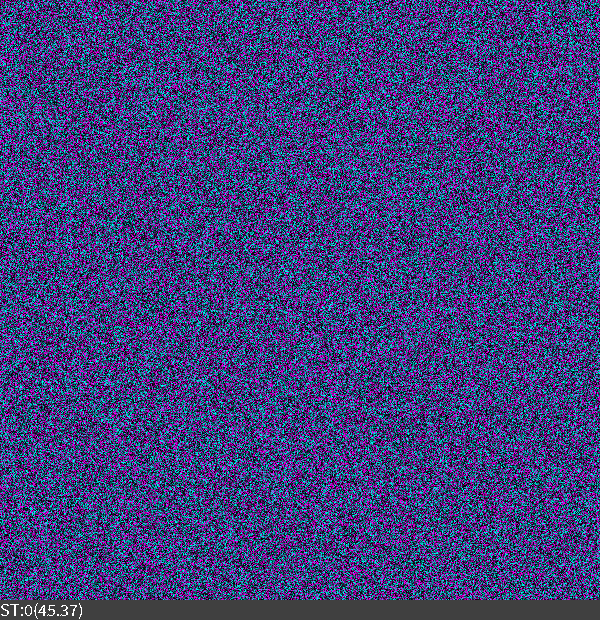
Frame 1 (no input)
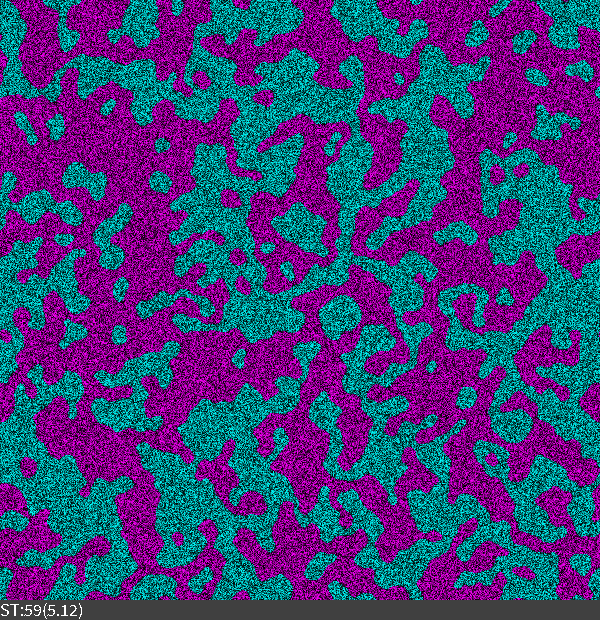
Frame 60 (the mouse pressed at the canvas centre just before this capture)
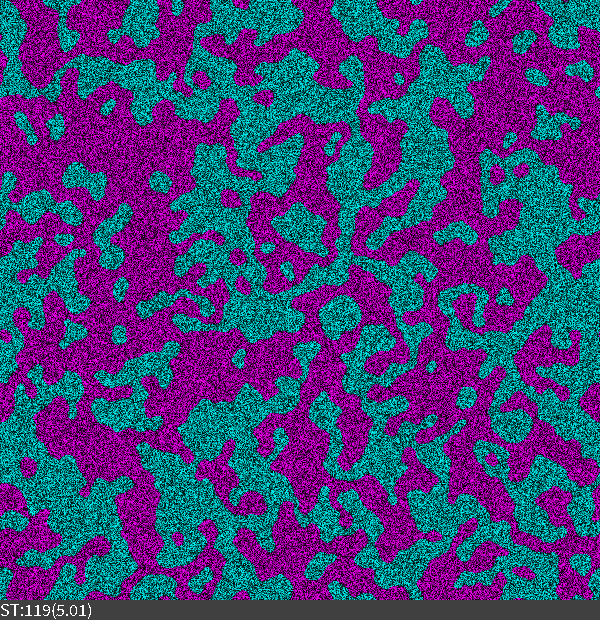
Frame 120 (the mouse held since frame 60 and released just before this capture)

The Processing sketch that drew these frames (run headless with seeded random() and noise(); from frame 60 on, the mouse is pressed at the canvas centre):

// Processing sketch: synchronic2DsocImpExtMoore
// ── synchronic2DsocImpExtMoore.pde
/// "Extended Moore Nowak-Latane Social Impact".
/// Two-dimensional, synchronous cellular automaton with extended Moore neigh.
//*/////////////////////////////////////////////////////////////////////////////

final int     WorldSide=600;   //Side length of simulation world (square).
final float   Dens=0.50;       //.01; //Initial density in the lattice World.
final boolean withMoore=true;  //neighborhood with the corners of the square.
final int     MaxStrength=100; //Maximum persuasive power
final int     MooreRad=3;      //Radius of extended Moore neigh.

int FR=5; //desired simulation speed

int[][] Strength=new int[WorldSide][WorldSide]; //cogency/persuasive powers

int[][] WorldOld=new int[WorldSide][WorldSide]; //Current attitude
int[][] WorldNew=new int[WorldSide][WorldSide]; //New or previous attitude

void setup()
{
  size(600, 620);   //squre canvas
  noSmooth();       //much faster drawing
  frameRate(FR);
  initialisation(); //Initial state of the model
}

int t=0;

void draw() // uses global t
{  
  visualisation3();
  status();  
  syncStep();
  t++; //next step
}

void initialisation()
{
  for (int i=0; i<WorldSide; i++) 
    for (int j=0; j<WorldSide; j++) 
    {
      if (random(1.0)<Dens)
        WorldOld[i][j]=1;

      WorldNew[i][j]=-1;
      Strength[i][j]=(int)(random(MaxStrength));
    }
}

void visualisation1()
{
  for (int i=0; i<WorldSide; i++)
    for (int j=0; j<WorldSide; j++) 
    {                      
      switch(WorldOld[i][j]) { 
      case 1:
        stroke(255, 255, 0); //Yellow
        break; 
      case 0:
        stroke(0, 0, 0); //Black
        break;     
      default: 
        stroke(255, 0, 0);       //"emergency color" - RED
        break;
      } 
      point(i, j);
    }
}

void visualisation2()
{
  for (int i=0; i<WorldSide; i++)
    for (int j=0; j<WorldSide; j++)
      if (WorldOld[i][j] != WorldNew[i][j])
      {                      
        switch(WorldOld[i][j]) { 
        case 1:
          stroke((100+t*10)%256, (100+t*10)%256, 0);
          break; //yellow shades
        case 0:
          stroke(0, 0, (100+t*10)%256); //blue shades
          break;              
        default: 
          stroke(255, 0, 0); //"emergency color" - RED
          break;
        } 
        point(i, j);
      }
}

void visualisation3()
{
  float mult=255.0/MaxStrength;

  for (int i=0; i<WorldSide; i++)
    for (int j=0; j<WorldSide; j++)
      if (WorldOld[i][j] != WorldNew[i][j])
      {                      
        float stre=mult*Strength[i][j]; //print(stre+" ");
        switch(WorldOld[i][j]) { 
        case 1:
          stroke(stre, 0, stre); //magenta shades
          break; 
        case 0:
          stroke(0, stre, stre); //cyan shades
          break; 
        default: 
          stroke(255, 0, 0);  //"emergency color" - RED
          break;
        } 
        point(i, j);
      }
}

void syncStep() // uses global WorldOld,WorldNew //Synchronous step a la classic CA
{
  for (int i=0; i<WorldSide; i++)
  {    // RULE: you assume a state more common in your vicinity    
    for (int j=0; j<WorldSide; j++)
    {  
      int sum0  = 0, sum1  = 0; //sums of strength "points"

      for (int k=i-MooreRad; k<=i+MooreRad; k++)
        for (int m=j-MooreRad; m<=j+MooreRad; m++)
        {
          int K=(WorldSide+k)%WorldSide; //Implement TORUS
          int M=(WorldSide+m)%WorldSide; //calculation

          if (WorldOld[K][M]==0 ) 
            sum0+=Strength[K][M]; 
          else 
            sum1+=Strength[K][M];
        }

      if (sum0>sum1) 
        WorldNew[i][j]=0;
      else 
        WorldNew[i][j]=1;
    }
  }

  //Swap the arrays
  int[][] WorldTmp=WorldOld;
  WorldOld=WorldNew;
  WorldNew=WorldTmp;
}

void status()
{
  fill(64);
  noStroke();
  rect(0, height, width, -20);
  fill(255);
  textSize(18);
  textAlign(LEFT, BOTTOM);
  text("ST:"+t+"("+nf(frameRate, 0, 2)+")", 0, height);
}


/// @date 2025-11-10 ( → https://github.com/borkowsk/bookProcessingEN)
